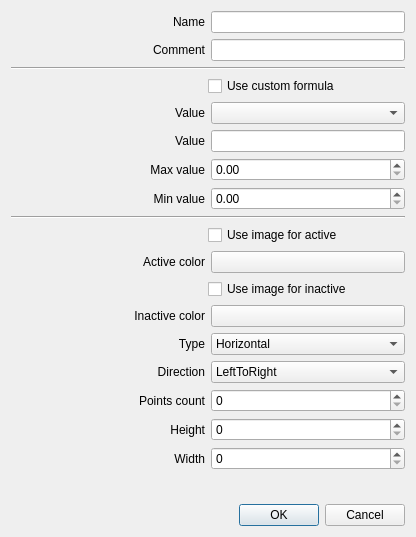
<?xml version="1.0" encoding="UTF-8"?>
<ui version="4.0">
 <class>GraphicalItem</class>
 <widget class="QDialog" name="GraphicalItem">
  <property name="geometry">
   <rect>
    <x>0</x>
    <y>0</y>
    <width>416</width>
    <height>537</height>
   </rect>
  </property>
  <property name="windowTitle">
   <string>Configuration</string>
  </property>
  <layout class="QVBoxLayout" name="verticalLayout">
   <item>
    <layout class="QHBoxLayout" name="layout_name">
     <item>
      <widget class="QLabel" name="label_name">
       <property name="sizePolicy">
        <sizepolicy hsizetype="Expanding" vsizetype="Preferred">
         <horstretch>0</horstretch>
         <verstretch>0</verstretch>
        </sizepolicy>
       </property>
       <property name="text">
        <string>Name</string>
       </property>
       <property name="alignment">
        <set>Qt::AlignRight|Qt::AlignTrailing|Qt::AlignVCenter</set>
       </property>
      </widget>
     </item>
     <item>
      <widget class="QLineEdit" name="lineEdit_name"/>
     </item>
    </layout>
   </item>
   <item>
    <layout class="QHBoxLayout" name="layout_comment">
     <item>
      <widget class="QLabel" name="label_comment">
       <property name="sizePolicy">
        <sizepolicy hsizetype="Expanding" vsizetype="Preferred">
         <horstretch>0</horstretch>
         <verstretch>0</verstretch>
        </sizepolicy>
       </property>
       <property name="text">
        <string>Comment</string>
       </property>
       <property name="alignment">
        <set>Qt::AlignRight|Qt::AlignTrailing|Qt::AlignVCenter</set>
       </property>
      </widget>
     </item>
     <item>
      <widget class="QLineEdit" name="lineEdit_comment"/>
     </item>
    </layout>
   </item>
   <item>
    <widget class="Line" name="line_2">
     <property name="orientation">
      <enum>Qt::Horizontal</enum>
     </property>
    </widget>
   </item>
   <item>
    <layout class="QHBoxLayout" name="layout_custom">
     <item>
      <spacer name="spacer_custom">
       <property name="orientation">
        <enum>Qt::Horizontal</enum>
       </property>
       <property name="sizeHint" stdset="0">
        <size>
         <width>40</width>
         <height>20</height>
        </size>
       </property>
      </spacer>
     </item>
     <item>
      <widget class="QCheckBox" name="checkBox_custom">
       <property name="sizePolicy">
        <sizepolicy hsizetype="Expanding" vsizetype="Fixed">
         <horstretch>0</horstretch>
         <verstretch>0</verstretch>
        </sizepolicy>
       </property>
       <property name="text">
        <string>Use custom formula</string>
       </property>
      </widget>
     </item>
    </layout>
   </item>
   <item>
    <widget class="QWidget" name="widget_value" native="true">
     <layout class="QHBoxLayout" name="layout_value">
      <property name="leftMargin">
       <number>0</number>
      </property>
      <property name="topMargin">
       <number>0</number>
      </property>
      <property name="rightMargin">
       <number>0</number>
      </property>
      <property name="bottomMargin">
       <number>0</number>
      </property>
      <item>
       <widget class="QLabel" name="label_value">
        <property name="text">
         <string>Value</string>
        </property>
        <property name="alignment">
         <set>Qt::AlignRight|Qt::AlignTrailing|Qt::AlignVCenter</set>
        </property>
       </widget>
      </item>
      <item>
       <widget class="QComboBox" name="comboBox_value">
        <property name="editable">
         <bool>false</bool>
        </property>
       </widget>
      </item>
     </layout>
    </widget>
   </item>
   <item>
    <widget class="QWidget" name="widget_customValue" native="true">
     <layout class="QHBoxLayout" name="layout_customValue">
      <property name="leftMargin">
       <number>0</number>
      </property>
      <property name="topMargin">
       <number>0</number>
      </property>
      <property name="rightMargin">
       <number>0</number>
      </property>
      <property name="bottomMargin">
       <number>0</number>
      </property>
      <item>
       <widget class="QLabel" name="label_customValue">
        <property name="sizePolicy">
         <sizepolicy hsizetype="Expanding" vsizetype="Preferred">
          <horstretch>0</horstretch>
          <verstretch>0</verstretch>
         </sizepolicy>
        </property>
        <property name="text">
         <string>Value</string>
        </property>
        <property name="alignment">
         <set>Qt::AlignRight|Qt::AlignTrailing|Qt::AlignVCenter</set>
        </property>
       </widget>
      </item>
      <item>
       <widget class="QLineEdit" name="lineEdit_customValue"/>
      </item>
     </layout>
    </widget>
   </item>
   <item>
    <layout class="QHBoxLayout" name="layout_max">
     <item>
      <widget class="QLabel" name="label_max">
       <property name="text">
        <string>Max value</string>
       </property>
       <property name="alignment">
        <set>Qt::AlignRight|Qt::AlignTrailing|Qt::AlignVCenter</set>
       </property>
      </widget>
     </item>
     <item>
      <widget class="QDoubleSpinBox" name="doubleSpinBox_max">
       <property name="maximum">
        <double>9999.989999999999782</double>
       </property>
      </widget>
     </item>
    </layout>
   </item>
   <item>
    <layout class="QHBoxLayout" name="layout_min">
     <item>
      <widget class="QLabel" name="label_min">
       <property name="text">
        <string>Min value</string>
       </property>
       <property name="alignment">
        <set>Qt::AlignRight|Qt::AlignTrailing|Qt::AlignVCenter</set>
       </property>
      </widget>
     </item>
     <item>
      <widget class="QDoubleSpinBox" name="doubleSpinBox_min">
       <property name="maximum">
        <double>9999.989999999999782</double>
       </property>
      </widget>
     </item>
    </layout>
   </item>
   <item>
    <widget class="Line" name="line">
     <property name="orientation">
      <enum>Qt::Horizontal</enum>
     </property>
    </widget>
   </item>
   <item>
    <layout class="QHBoxLayout" name="layout_activeCheck">
     <item>
      <spacer name="spacer_activeCheck">
       <property name="orientation">
        <enum>Qt::Horizontal</enum>
       </property>
       <property name="sizeHint" stdset="0">
        <size>
         <width>40</width>
         <height>20</height>
        </size>
       </property>
      </spacer>
     </item>
     <item>
      <widget class="QCheckBox" name="checkBox_activeCheck">
       <property name="sizePolicy">
        <sizepolicy hsizetype="Expanding" vsizetype="Fixed">
         <horstretch>0</horstretch>
         <verstretch>0</verstretch>
        </sizepolicy>
       </property>
       <property name="text">
        <string>Use image for active</string>
       </property>
      </widget>
     </item>
    </layout>
   </item>
   <item>
    <widget class="QWidget" name="widget_activeColor" native="true">
     <layout class="QHBoxLayout" name="layout_activeColor">
      <property name="leftMargin">
       <number>0</number>
      </property>
      <property name="topMargin">
       <number>0</number>
      </property>
      <property name="rightMargin">
       <number>0</number>
      </property>
      <property name="bottomMargin">
       <number>0</number>
      </property>
      <item>
       <widget class="QLabel" name="label_activeColor">
        <property name="text">
         <string>Active color</string>
        </property>
        <property name="alignment">
         <set>Qt::AlignRight|Qt::AlignTrailing|Qt::AlignVCenter</set>
        </property>
       </widget>
      </item>
      <item>
       <widget class="QPushButton" name="pushButton_activeColor">
        <property name="text">
         <string notr="true"/>
        </property>
       </widget>
      </item>
     </layout>
    </widget>
   </item>
   <item>
    <layout class="QHBoxLayout" name="layout_inactiveCheck">
     <item>
      <spacer name="spacer_inactiveCheck">
       <property name="orientation">
        <enum>Qt::Horizontal</enum>
       </property>
       <property name="sizeHint" stdset="0">
        <size>
         <width>40</width>
         <height>20</height>
        </size>
       </property>
      </spacer>
     </item>
     <item>
      <widget class="QCheckBox" name="checkBox_inactiveCheck">
       <property name="sizePolicy">
        <sizepolicy hsizetype="Expanding" vsizetype="Fixed">
         <horstretch>0</horstretch>
         <verstretch>0</verstretch>
        </sizepolicy>
       </property>
       <property name="text">
        <string>Use image for inactive</string>
       </property>
      </widget>
     </item>
    </layout>
   </item>
   <item>
    <widget class="QWidget" name="widget_inactiveColor" native="true">
     <layout class="QHBoxLayout" name="layout_inactiveColor">
      <property name="leftMargin">
       <number>0</number>
      </property>
      <property name="topMargin">
       <number>0</number>
      </property>
      <property name="rightMargin">
       <number>0</number>
      </property>
      <property name="bottomMargin">
       <number>0</number>
      </property>
      <item>
       <widget class="QLabel" name="label_inactiveColor">
        <property name="text">
         <string>Inactive color</string>
        </property>
        <property name="alignment">
         <set>Qt::AlignRight|Qt::AlignTrailing|Qt::AlignVCenter</set>
        </property>
       </widget>
      </item>
      <item>
       <widget class="QPushButton" name="pushButton_inactiveColor">
        <property name="text">
         <string notr="true"/>
        </property>
       </widget>
      </item>
     </layout>
    </widget>
   </item>
   <item>
    <layout class="QHBoxLayout" name="layout_type">
     <item>
      <widget class="QLabel" name="label_type">
       <property name="text">
        <string>Type</string>
       </property>
       <property name="alignment">
        <set>Qt::AlignRight|Qt::AlignTrailing|Qt::AlignVCenter</set>
       </property>
      </widget>
     </item>
     <item>
      <widget class="QComboBox" name="comboBox_type">
       <item>
        <property name="text">
         <string notr="true">Horizontal</string>
        </property>
       </item>
       <item>
        <property name="text">
         <string notr="true">Vertical</string>
        </property>
       </item>
       <item>
        <property name="text">
         <string notr="true">Circle</string>
        </property>
       </item>
       <item>
        <property name="text">
         <string notr="true">Graph</string>
        </property>
       </item>
      </widget>
     </item>
    </layout>
   </item>
   <item>
    <layout class="QHBoxLayout" name="layout_direction">
     <item>
      <widget class="QLabel" name="label_direction">
       <property name="text">
        <string>Direction</string>
       </property>
       <property name="alignment">
        <set>Qt::AlignRight|Qt::AlignTrailing|Qt::AlignVCenter</set>
       </property>
      </widget>
     </item>
     <item>
      <widget class="QComboBox" name="comboBox_direction">
       <item>
        <property name="text">
         <string notr="true">LeftToRight</string>
        </property>
       </item>
       <item>
        <property name="text">
         <string notr="true">RightToLeft</string>
        </property>
       </item>
      </widget>
     </item>
    </layout>
   </item>
   <item>
    <widget class="QWidget" name="widget_count" native="true">
     <layout class="QHBoxLayout" name="layout_count">
      <property name="leftMargin">
       <number>0</number>
      </property>
      <property name="topMargin">
       <number>0</number>
      </property>
      <property name="rightMargin">
       <number>0</number>
      </property>
      <property name="bottomMargin">
       <number>0</number>
      </property>
      <item>
       <widget class="QLabel" name="label_count">
        <property name="text">
         <string>Points count</string>
        </property>
        <property name="alignment">
         <set>Qt::AlignRight|Qt::AlignTrailing|Qt::AlignVCenter</set>
        </property>
       </widget>
      </item>
      <item>
       <widget class="QSpinBox" name="spinBox_count">
        <property name="maximum">
         <number>2000</number>
        </property>
        <property name="singleStep">
         <number>25</number>
        </property>
       </widget>
      </item>
     </layout>
    </widget>
   </item>
   <item>
    <layout class="QHBoxLayout" name="layout_height">
     <item>
      <widget class="QLabel" name="label_height">
       <property name="text">
        <string>Height</string>
       </property>
       <property name="alignment">
        <set>Qt::AlignRight|Qt::AlignTrailing|Qt::AlignVCenter</set>
       </property>
      </widget>
     </item>
     <item>
      <widget class="QSpinBox" name="spinBox_height">
       <property name="maximum">
        <number>2000</number>
       </property>
       <property name="singleStep">
        <number>25</number>
       </property>
      </widget>
     </item>
    </layout>
   </item>
   <item>
    <layout class="QHBoxLayout" name="layout_width">
     <item>
      <widget class="QLabel" name="label_width">
       <property name="text">
        <string>Width</string>
       </property>
       <property name="alignment">
        <set>Qt::AlignRight|Qt::AlignTrailing|Qt::AlignVCenter</set>
       </property>
      </widget>
     </item>
     <item>
      <widget class="QSpinBox" name="spinBox_width">
       <property name="maximum">
        <number>2000</number>
       </property>
       <property name="singleStep">
        <number>25</number>
       </property>
      </widget>
     </item>
    </layout>
   </item>
   <item>
    <spacer name="verticalSpacer">
     <property name="orientation">
      <enum>Qt::Vertical</enum>
     </property>
     <property name="sizeHint" stdset="0">
      <size>
       <width>20</width>
       <height>40</height>
      </size>
     </property>
    </spacer>
   </item>
   <item>
    <widget class="QDialogButtonBox" name="buttonBox">
     <property name="orientation">
      <enum>Qt::Horizontal</enum>
     </property>
     <property name="standardButtons">
      <set>QDialogButtonBox::Cancel|QDialogButtonBox::Ok</set>
     </property>
    </widget>
   </item>
  </layout>
 </widget>
 <resources/>
 <connections>
  <connection>
   <sender>buttonBox</sender>
   <signal>accepted()</signal>
   <receiver>GraphicalItem</receiver>
   <slot>accept()</slot>
   <hints>
    <hint type="sourcelabel">
     <x>248</x>
     <y>254</y>
    </hint>
    <hint type="destinationlabel">
     <x>157</x>
     <y>274</y>
    </hint>
   </hints>
  </connection>
  <connection>
   <sender>buttonBox</sender>
   <signal>rejected()</signal>
   <receiver>GraphicalItem</receiver>
   <slot>reject()</slot>
   <hints>
    <hint type="sourcelabel">
     <x>316</x>
     <y>260</y>
    </hint>
    <hint type="destinationlabel">
     <x>286</x>
     <y>274</y>
    </hint>
   </hints>
  </connection>
 </connections>
</ui>
